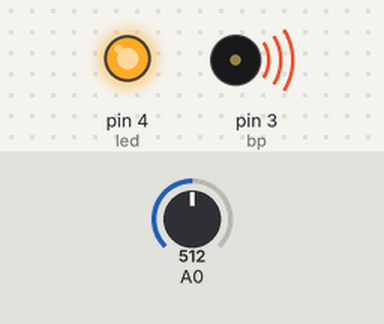
Bench run of a sketch on a simulated Arduino Uno, built with avr-gcc and run on an emulated ATmega328P. On the bench: output pins drawn as LEDs (lit = HIGH), buzzer (waves = sounding). Inputs (shaded band) come from the test bench; at power-on: A0 = 512. What the sketch prints to the serial monitor is not drawn.

Above: at 20.2 s.
At 25.1 s:
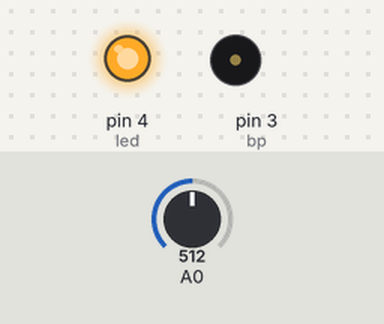
Timing chart, 0 to 26.0 s (numbered marks = the images above):
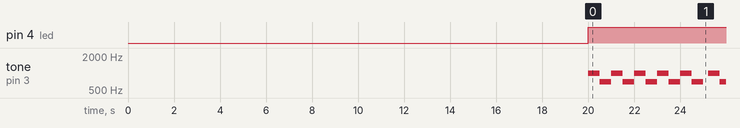

The sketch:

gas_sensor_ambulance.ino
```cpp
#define bp 3  // Buzzer pin
#define led 4 // LED pin

void setup()
{
    pinMode(led, OUTPUT);
    Serial.begin(9600);
    delay(20000); // MQ gas sensor warm-up time
}

void loop()
{
    int sv = analogRead(A0);
    Serial.println(sv);

    if (sv > 400)
    {
        digitalWrite(led, HIGH);

        // Simulate ambulance siren: alternate between 700 Hz and 1000 Hz
        for (int i = 0; i < 5; i++)
        {
            tone(bp, 1000);
            delay(500);
            tone(bp, 700);
            delay(500);
        }

        noTone(bp);
        delay(200); // short pause before next cycle
    }
    else
    {
        digitalWrite(led, LOW);
        noTone(bp);
        delay(1000); // check again in 1 second
    }
}
```

Measured:
- by itself, pin 4 (led): LOW → HIGH at 20.0 s
- by itself, tone on pin 3 (bp): repeats every 5.2 s: 4 × (700 Hz 0.50 s, 1000 Hz 0.50 s), 700 Hz 0.50 s, silent 0.20 s, 1000 Hz 0.50 s
